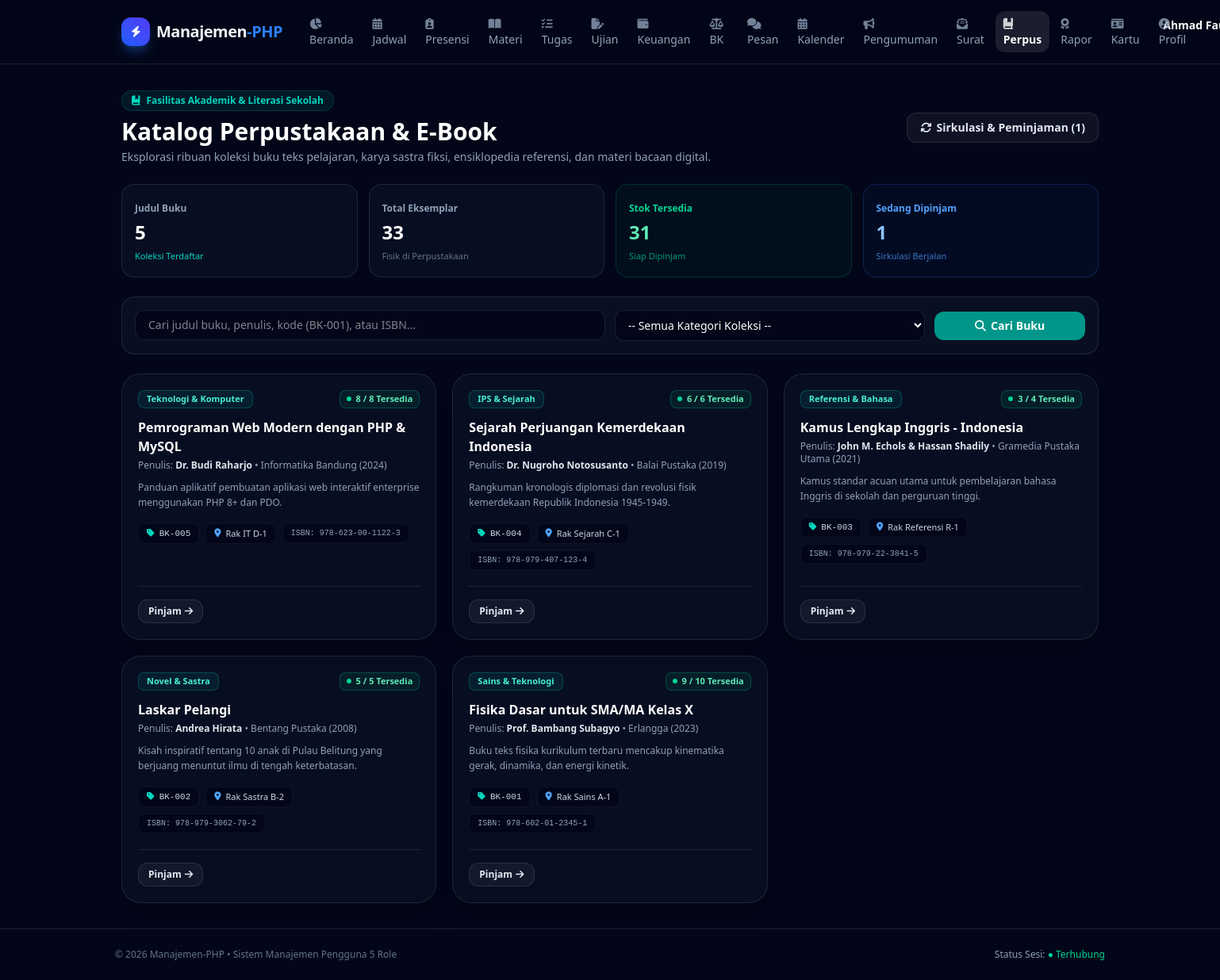
The app's page /dashboard/perpustakaan/books.php (signed in) with its own data.
### tables this page shows
CREATE TABLE IF NOT EXISTS `library_books` (
    `id` INT AUTO_INCREMENT PRIMARY KEY,
    `code` VARCHAR(50) NOT NULL UNIQUE,
    `isbn` VARCHAR(50) DEFAULT NULL,
    `title` VARCHAR(200) NOT NULL,
    `author` VARCHAR(150) NOT NULL,
    `publisher` VARCHAR(150) DEFAULT NULL,
    `year` INT DEFAULT NULL,
    `category` VARCHAR(100) NOT NULL DEFAULT 'Umum',
    `stock_total` INT NOT NULL DEFAULT 1,
    `stock_available` INT NOT NULL DEFAULT 1,
    `shelf_location` VARCHAR(100) DEFAULT 'Rak A-1',
    `cover_image` VARCHAR(255) DEFAULT NULL,
    `ebook_file` VARCHAR(255) DEFAULT NULL,
    `description` TEXT DEFAULT NULL,
    `created_at` TIMESTAMP DEFAULT CURRENT_TIMESTAMP
);

### dashboard/perpustakaan/books.php (the view, shortened to what this page needs)
<?php
require_once __DIR__ . "/../../config/database.php";
$user_role = $_SESSION['user_role'];
$is_librarian = in_array($user_role, ['administrator', 'staf'], true);
$search_q   = trim($_GET['q'] ?? '');
$sql_where = [];
$sql_params = [];
$where_clause = !empty($sql_where) ? "WHERE " . implode(" AND ", $sql_where) : "";
$stmt_b = $pdo->prepare("SELECT * FROM library_books $where_clause ORDER BY id DESC");
$stmt_b->execute($sql_params);
$books = $stmt_b->fetchAll();
$stat_total_books  = (int)$pdo->query("SELECT COUNT(*) FROM library_books")->fetchColumn();
$stat_total_copies = (int)$pdo->query("SELECT COALESCE(SUM(stock_total), 0) FROM library_books")->fetchColumn();
$stat_available    = (int)$pdo->query("SELECT COALESCE(SUM(stock_available), 0) FROM library_books")->fetchColumn();
$stat_borrowed     = (int)$pdo->query("SELECT COUNT(*) FROM library_loans WHERE status = 'dipinjam'")->fetchColumn();
include __DIR__ . "/../includes/header.php";
?>
<div class="space-y-6">
    <div class="flex flex-col sm:flex-row sm:items-center justify-between gap-4">
        <div>
            <div class="inline-flex items-center gap-2 rounded-full border border-teal-500/20 bg-teal-500/10 px-3 py-1 text-xs font-semibold text-teal-400 mb-2">
                <i class="fa-solid fa-book-bookmark"></i> Fasilitas Akademik & Literasi Sekolah
            </div>
            <h1 class="text-2xl sm:text-3xl font-extrabold text-white">Katalog Perpustakaan & E-Book</h1>
            <p class="text-sm text-slate-400 mt-1">Eksplorasi ribuan koleksi buku teks pelajaran, karya sastra fiksi, ensiklopedia referensi, dan materi bacaan digital.</p>
        </div>
        <div class="flex items-center gap-3">
            <a href="loans.php"
               class="rounded-xl border border-white/10 bg-white/5 hover:bg-white/10 px-4 py-2 text-xs sm:text-sm font-semibold text-slate-200 transition flex items-center gap-1.5">
                <i class="fa-solid fa-arrows-rotate"></i> Sirkulasi & Peminjaman <?= $stat_borrowed > 0 ? "($stat_borrowed)" : "" ?>
            </a>
        </div>
    </div>
    <div class="grid grid-cols-2 sm:grid-cols-4 gap-3.5">
        <div class="rounded-2xl border border-white/10 bg-slate-900/50 p-4">
            <span class="text-xs font-semibold text-slate-400">Judul Buku</span>
            <p class="text-2xl font-black text-white mt-1"><?= $stat_total_books ?></p>
            <span class="text-[11px] text-teal-400">Koleksi Terdaftar</span>
        </div>
        <div class="rounded-2xl border border-white/10 bg-slate-900/50 p-4">
            <span class="text-xs font-semibold text-slate-400">Total Eksemplar</span>
            <p class="text-2xl font-black text-white mt-1"><?= $stat_total_copies ?></p>
            <span class="text-[11px] text-slate-500">Fisik di Perpustakaan</span>
        </div>
        <div class="rounded-2xl border border-emerald-500/20 bg-emerald-500/5 p-4">
            <span class="text-xs font-semibold text-emerald-400">Stok Tersedia</span>
            <p class="text-2xl font-black text-emerald-300 mt-1"><?= $stat_available ?></p>
            <span class="text-[11px] text-emerald-400/70">Siap Dipinjam</span>
        </div>
        <div class="rounded-2xl border border-blue-500/20 bg-blue-500/5 p-4">
            <span class="text-xs font-semibold text-blue-400">Sedang Dipinjam</span>
            <p class="text-2xl font-black text-blue-300 mt-1"><?= $stat_borrowed ?></p>
            <span class="text-[11px] text-blue-400/70">Sirkulasi Berjalan</span>
        </div>
    </div>
    <div class="rounded-2xl border border-white/10 bg-slate-900/60 p-4">
        <form method="GET" class="grid grid-cols-1 sm:grid-cols-12 gap-3">
            <div class="sm:col-span-6">
                <input type="text" name="q" value="<?= htmlspecialchars($search_q) ?>" placeholder="Cari judul buku, penulis, kode (BK-001), atau ISBN..."
                       class="w-full rounded-xl border border-white/10 bg-slate-950 px-4 py-2 text-xs sm:text-sm text-white focus:border-teal-500 focus:outline-none transition">
            </div>
            <div class="sm:col-span-4">
                <select name="cat" class="w-full rounded-xl border border-white/10 bg-slate-950 px-3 py-2 text-xs sm:text-sm text-white focus:border-teal-500 focus:outline-none transition">
                    <option value="">-- Semua Kategori Koleksi --</option>
                </select>
            </div>
            <div class="sm:col-span-2 flex items-center gap-2">
                <button type="submit" class="w-full rounded-xl bg-teal-600 hover:bg-teal-500 py-2 text-xs sm:text-sm font-semibold text-white transition inline-flex items-center justify-center gap-1.5">
                    <i class="fa-solid fa-magnifying-glass"></i> Cari Buku
                </button>
            </div>
        </form>
    </div>
    <div class="grid grid-cols-1 sm:grid-cols-2 lg:grid-cols-3 gap-5">
        <?php if (empty($books)): ?>
            <div class="col-span-full rounded-3xl border border-white/10 bg-slate-900/40 p-12 text-center text-slate-400">
                <i class="fa-solid fa-book-open text-slate-500 text-4xl block mb-2"></i>
                <p class="text-base font-semibold text-white">Tidak ada buku yang cocok dengan kriteria pencarian.</p>
                <p class="text-xs text-slate-500 mt-1">Coba gunakan kata kunci pencarian yang lebih umum atau reset filter.</p>
            </div>
        <?php else: ?>
            <?php foreach ($books as $b):
                $is_available = (int)$b['stock_available'] > 0;
            ?>
                <div class="rounded-3xl border border-white/10 bg-slate-900/50 p-5 backdrop-blur hover:border-teal-500/40 hover:bg-slate-900/80 transition flex flex-col justify-between group shadow-xl">
                    <div>
                        <div class="flex items-center justify-between gap-2 mb-3">
                            <span class="inline-flex rounded-lg border border-teal-500/30 bg-teal-500/10 px-2.5 py-0.5 text-[11px] font-semibold text-teal-300">
                                <?= htmlspecialchars($b['category']) ?>
                            </span>
                            <span class="inline-flex items-center gap-1.5 rounded-lg border px-2 py-0.5 text-[11px] font-bold <?= $is_available ? 'border-emerald-500/30 bg-emerald-500/10 text-emerald-300' : 'border-rose-500/30 bg-rose-500/10 text-rose-300' ?>">
                                <span class="h-1.5 w-1.5 rounded-full <?= $is_available ? 'bg-emerald-400' : 'bg-rose-400' ?>"></span>
                                <?= $b['stock_available'] ?> / <?= $b['stock_total'] ?> Tersedia
                            </span>
                        </div>
                        <h3 class="text-base font-bold text-white group-hover:text-teal-300 transition line-clamp-2">
                            <?= htmlspecialchars($b['title']) ?>
                        </h3>
                        <p class="text-xs text-slate-400 mt-1">
                            Penulis: <strong class="text-slate-200"><?= htmlspecialchars($b['author']) ?></strong>
                            <?php if (!empty($b['publisher'])): ?>
                                • <?= htmlspecialchars($b['publisher']) ?> (<?= $b['year'] ?: '-' ?>)
                            <?php endif; ?>
                        </p>
                        <?php if (!empty($b['description'])): ?>
                            <p class="text-xs text-slate-400 mt-2.5 line-clamp-2 leading-relaxed">
                                <?= htmlspecialchars($b['description']) ?>
                            </p>
                        <?php endif; ?>
                        <div class="mt-4 flex flex-wrap items-center gap-2 text-[11px]">
                            <span class="rounded-lg bg-slate-950 px-2.5 py-1 text-slate-300 border border-white/5 flex items-center gap-1.5 font-mono">
                                <i class="fa-solid fa-tag text-teal-400"></i> <?= htmlspecialchars($b['code']) ?>
                            </span>
                            <span class="rounded-lg bg-slate-950 px-2.5 py-1 text-slate-300 border border-white/5 flex items-center gap-1.5">
                                <i class="fa-solid fa-location-dot text-blue-400"></i> <?= htmlspecialchars($b['shelf_location'] ?: 'Rak A-1') ?>
                            </span>
                            <?php if (!empty($b['isbn'])): ?>
                                <span class="rounded-lg bg-slate-950 px-2.5 py-1 text-slate-400 border border-white/5 font-mono text-[10px]">
                                    ISBN: <?= htmlspecialchars($b['isbn']) ?>
                                </span>
                            <?php endif; ?>
                        </div>
                    </div>
                    <div class="mt-5 pt-4 border-t border-white/10 flex items-center justify-between gap-2">
                        <div class="flex items-center gap-1.5">
                            <a href="loans.php?book_id=<?= $b['id'] ?>"
                               class="rounded-xl border border-white/10 bg-white/5 hover:bg-white/15 px-3 py-1.5 text-xs font-semibold text-slate-200 transition inline-flex items-center gap-1">
                                <?= $is_librarian ? 'Pinjamkan' : 'Pinjam' ?> <i class="fa-solid fa-arrow-right"></i>
                            </a>
                        </div>
                    </div>
                </div>
            <?php endforeach; ?>
        <?php endif; ?>
    </div>
</div>
<?php include __DIR__ . "/../includes/footer.php"; ?>

### records on screen
library_books: category "Teknologi & Komputer", stock_available "8", stock_total "8", title "Pemrograman Web Modern dengan PHP & MySQL", author "Dr. Budi Raharjo", publisher "Informatika Bandung", year "2024", description "Panduan aplikatif pembuatan aplikasi web interaktif enterprise menggunakan PHP 8+ dan PDO.", code "BK-005", shelf_location "Rak IT D-1", isbn "978-623-00-1122-3"
library_books: category "IPS & Sejarah", stock_available "6", stock_total "6", title "Sejarah Perjuangan Kemerdekaan Indonesia", author "Dr. Nugroho Notosusanto", publisher "Balai Pustaka", year "2019", description "Rangkuman kronologis diplomasi dan revolusi fisik kemerdekaan Republik Indonesia 1945-1949.", code "BK-004", shelf_location "Rak Sejarah C-1", isbn "978-979-407-123-4"
library_books: category "Referensi & Bahasa", stock_available "3", stock_total "4", title "Kamus Lengkap Inggris - Indonesia", author "John M. Echols & Hassan Shadily", publisher "Gramedia Pustaka Utama", year "2021", description "Kamus standar acuan utama untuk pembelajaran bahasa Inggris di sekolah dan perguruan tinggi.", code "BK-003", shelf_location "Rak Referensi R-1", isbn "978-979-22-3841-5"
library_books: category "Novel & Sastra", stock_available "5", stock_total "5", title "Laskar Pelangi", author "Andrea Hirata", publisher "Bentang Pustaka", year "2008", description "Kisah inspiratif tentang 10 anak di Pulau Belitung yang berjuang menuntut ilmu di tengah keterbatasan.", code "BK-002", shelf_location "Rak Sastra B-2", isbn "978-979-3062-79-2"
library_books: category "Sains & Teknologi", stock_available "9", stock_total "10", title "Fisika Dasar untuk SMA/MA Kelas X", author "Prof. Bambang Subagyo", publisher "Erlangga", year "2023", description "Buku teks fisika kurikulum terbaru mencakup kinematika gerak, dinamika, dan energi kinetik.", code "BK-001", shelf_location "Rak Sains A-1", isbn "978-602-01-2345-1"

### other values on screen
$user_name "Ahmad…"
$stat_borrowed "1"
$stat_total_books "5"
$stat_total_copies "33"
$stat_available "31"
